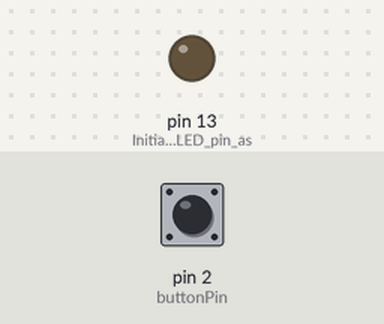
Bench run of a sketch on a simulated Arduino Uno, built with avr-gcc and run on an emulated ATmega328P. Shown: output pins drawn as LEDs (lit = HIGH). Dashed ring = blinking. The inputs (shaded band) are chosen by the test bench; at power-on: pin 2 (buttonPin) LOW. What the sketch prints to the serial monitor is not drawn.

Above: at 1.2 s.
1.3 s: pin 2 (buttonPin) pulled HIGH for 0.15 s
At 2.5 s:
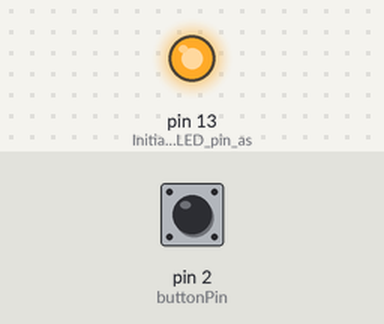
2.9 s: pin 2 (buttonPin) pulled HIGH for 1 s
At 4.0 s:
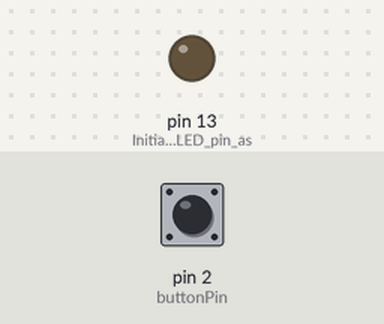
5.4 s: pin 2 (buttonPin) pulled HIGH for 3.2 s
At 5.8 s:
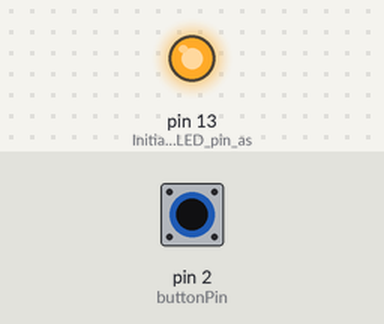
10.1 s: pin 2 (buttonPin) pulsed HIGH 5 times (0.12 s each, 0.3 s apart)
At 11.17 s:
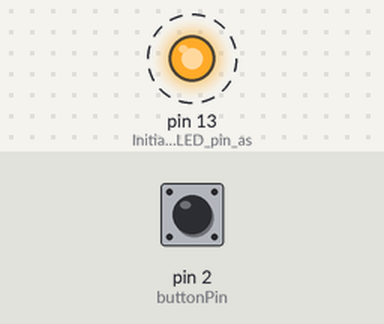
13.1 s: pin 2 (buttonPin) pulsed HIGH 2 times (0.12 s each, 0.3 s apart)
At 14.4 s:
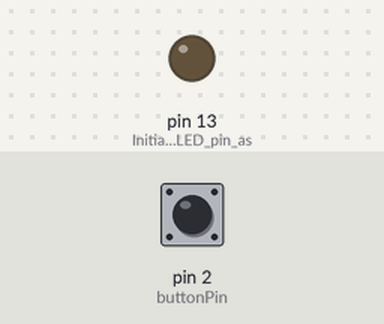
Timing chart, 0 to 16.1 s (numbered marks = the images above; inputs shaded):
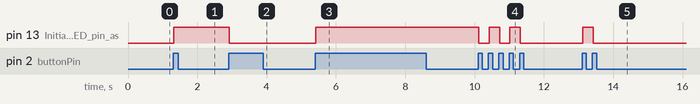

Measured:
- after the input at 1.3 s, pin 13 (Initialize_the_LED_pin_as): LOW → HIGH at once
- after the input at 2.9 s, pin 13 (Initialize_the_LED_pin_as): HIGH → LOW at once
- after the input at 5.4 s, pin 13 (Initialize_the_LED_pin_as): LOW → HIGH at once
- after the input at 10.1 s, pin 13 (Initialize_the_LED_pin_as): alternates HIGH for 0.30 s and LOW for 0.30 s, 5 changes in all, then stays LOW, starting at once
- after the input at 13.1 s, pin 13 (Initialize_the_LED_pin_as): LOW → HIGH at once, → LOW 0.30 s later

The sketch:

Table_Lamp.ino
```cpp
/*
	Project 2.2 MINI table lamp

	We will also use a Push Button Switch, and LED to make a MINI Table Lamp but this will
	function differently: Press the button, the LED will turn ON, and pressing the button again, the LED turns OFF.
	The ON switch action is no longer momentary (like a door bell) but remains ON without needing to continually
	press on the Button Switch.
*/

// Constants won't change, they're used here to set pin numbers
const int buttonPin = 2; // The number of the push button pin

// Variable will change:
bool isLEDHigh = false;

void setup() {
	pinMode(LED_BUILTIN, OUTPUT); // Initialize the LED pin as an output
	pinMode(buttonPin, INPUT); // Initialize the push button pin as an input
	Serial.begin(9600); // Initialize serial communication
}

void loop() {
	// Check if the push button is pressed
	if (digitalRead(buttonPin) == HIGH) {
		delay(20);

		if (digitalRead(buttonPin) == HIGH) {
			isLEDHigh = !isLEDHigh;
			digitalWrite(LED_BUILTIN, isLEDHigh);

			if (isLEDHigh) Serial.write("on"); // Write binary data to the serial port
			else Serial.write("off"); // Write binary data to the serial port
		}

		while (digitalRead(buttonPin) == HIGH);
	}
}
```
